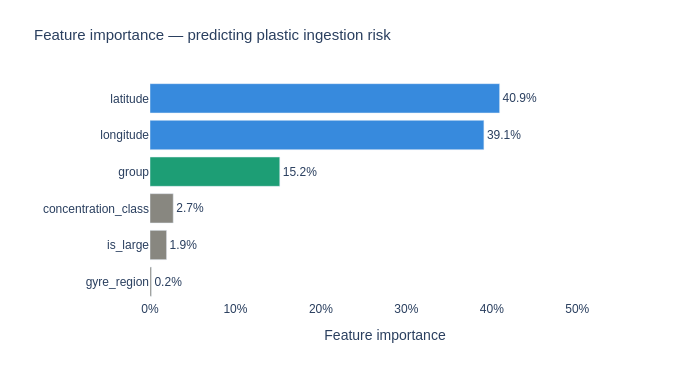
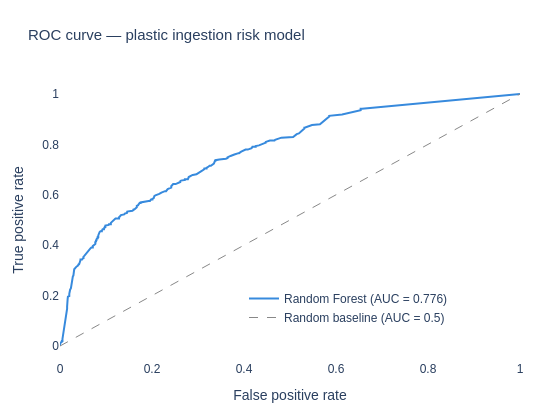

These figures' notebook cell, in order:
### Markdown cell above
Location dominates — latitude (40.9%) and longitude (39.1%) together account for 80% of the predictive power. 
Where an animal is found matters far more than what it is.
Species group matters moderately — 15.2%, which makes sense given the distinct ingestion profiles we saw in H3.
Concentration class, size and gyre region are weak predictors — together only 4.8%. 
Surprising for concentration class given what we found in H1, but the spatial coordinates are probably capturing the same information more precisely.

### Code cell
fig_imp = go.Figure(go.Bar(
    x=importances.values,
    y=importances.index,
    orientation="h",
    marker_color=[
        "#378ADD" if f in ["latitude", "longitude"] 
        else "#1D9E75" if f == "group"
        else "#888780" 
        for f in importances.index
    ],
    text=[f"{v:.1%}" for v in importances.values],
    textposition="outside",
))

fig_imp.update_layout(
    title=dict(
        text="Feature importance — predicting plastic ingestion risk",
        font=dict(size=15)
    ),
    xaxis=dict(
        title="Feature importance",
        tickformat=".0%",
        range=[0, 0.55]
    ),
    yaxis=dict(title=""),
    plot_bgcolor="white",
    paper_bgcolor="white",
    font=dict(family="sans-serif", size=12),
    margin=dict(t=80, b=80, l=150, r=60),
    height=380,
    width=680,
)

fig_imp.show()
fig_imp.write_html("../figures/ml_feature_importance.html")

# ROC curve
fpr, tpr, _ = roc_curve(y_test2, y_prob2)

fig_roc = go.Figure()
fig_roc.add_trace(go.Scatter(
    x=fpr, y=tpr,
    mode="lines",
    line=dict(color="#378ADD", width=2),
    name=f"Random Forest (AUC = 0.776)",
))
fig_roc.add_trace(go.Scatter(
    x=[0, 1], y=[0, 1],
    mode="lines",
    line=dict(color="#888", dash="dash", width=1),
    name="Random baseline (AUC = 0.5)",
))

fig_roc.update_layout(
    title=dict(
        text="ROC curve — plastic ingestion risk model",
        font=dict(size=15)
    ),
    xaxis=dict(title="False positive rate"),
    yaxis=dict(title="True positive rate"),
    plot_bgcolor="white",
    paper_bgcolor="white",
    font=dict(family="sans-serif", size=12),
    margin=dict(t=80, b=60, l=60, r=40),
    height=420,
    width=560,
    legend=dict(x=0.4, y=0.1),
)

fig_roc.show()
fig_roc.write_html("../figures/ml_roc_curve.html")

### Figure 1 — Plotly figure (JSON) as saved in the notebook; plotly's stock layout.template omitted (floating-point values rounded to 4 significant figures)
{"data": [{"marker": {"color": ["#888780", "#888780", "#888780", "#1D9E75", "#378ADD", "#378ADD"]}, "orientation": "h", "text": ["0.2%", "1.9%", "2.7%", "15.2%", "39.1%", "40.9%"], "textposition": "outside", "type": "bar", "x": [0.001684, 0.01941, 0.02718, 0.1519, 0.3907, 0.4091], "y": ["gyre_region", "is_large", "concentration_class", "group", "longitude", "latitude"]}], "layout": {"font": {"family": "sans-serif", "size": 12}, "height": 380, "margin": {"b": 80, "l": 150, "r": 60, "t": 80}, "paper_bgcolor": "white", "plot_bgcolor": "white", "title": {"font": {"size": 15}, "text": "Feature importance — predicting plastic ingestion risk"}, "width": 680, "xaxis": {"range": [0, 0.55], "tickformat": ".0%", "title": {"text": "Feature importance"}}, "yaxis": {"title": {"text": ""}}}}

### Figure 2 — Plotly figure (JSON) as saved in the notebook; plotly's stock layout.template omitted (floating-point values rounded to 4 significant figures; data arrays with more than 128 entries replaced by an {"elided": "..."} marker saying what was removed)
{"data": [{"line": {"color": "#378ADD", "width": 2}, "mode": "lines", "name": "Random Forest (AUC = 0.776)", "type": "scatter", "x": {"elided": "296 float values"}, "y": {"elided": "296 float values"}}, {"line": {"color": "#888", "dash": "dash", "width": 1}, "mode": "lines", "name": "Random baseline (AUC = 0.5)", "type": "scatter", "x": [0, 1], "y": [0, 1]}], "layout": {"font": {"family": "sans-serif", "size": 12}, "height": 420, "legend": {"x": 0.4, "y": 0.1}, "margin": {"b": 60, "l": 60, "r": 40, "t": 80}, "paper_bgcolor": "white", "plot_bgcolor": "white", "title": {"font": {"size": 15}, "text": "ROC curve — plastic ingestion risk model"}, "width": 560, "xaxis": {"title": {"text": "False positive rate"}}, "yaxis": {"title": {"text": "True positive rate"}}}}
